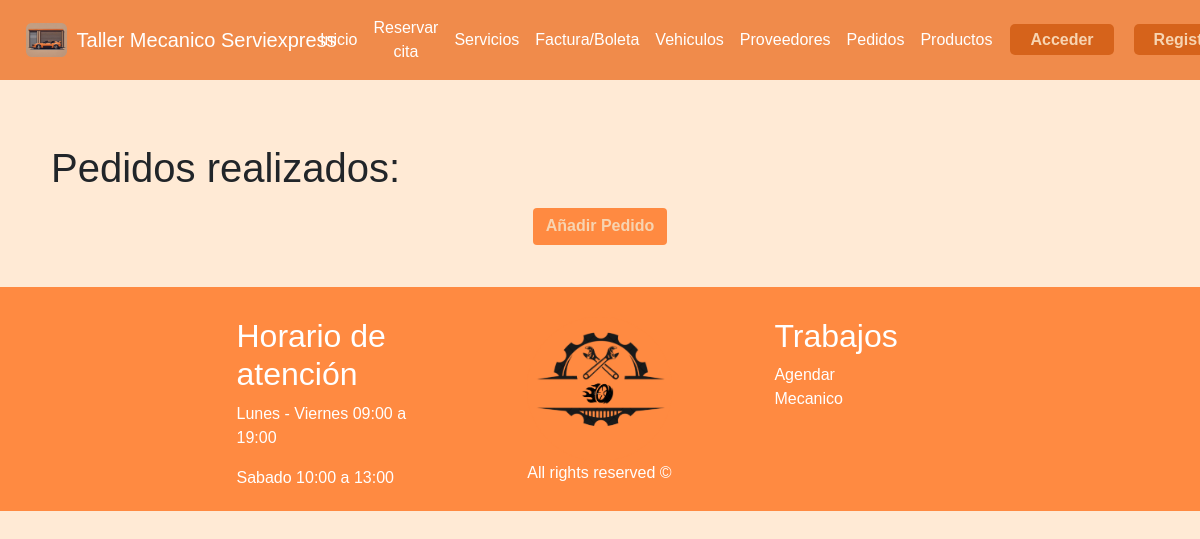
The page /pedidos on the database as committed earlier.
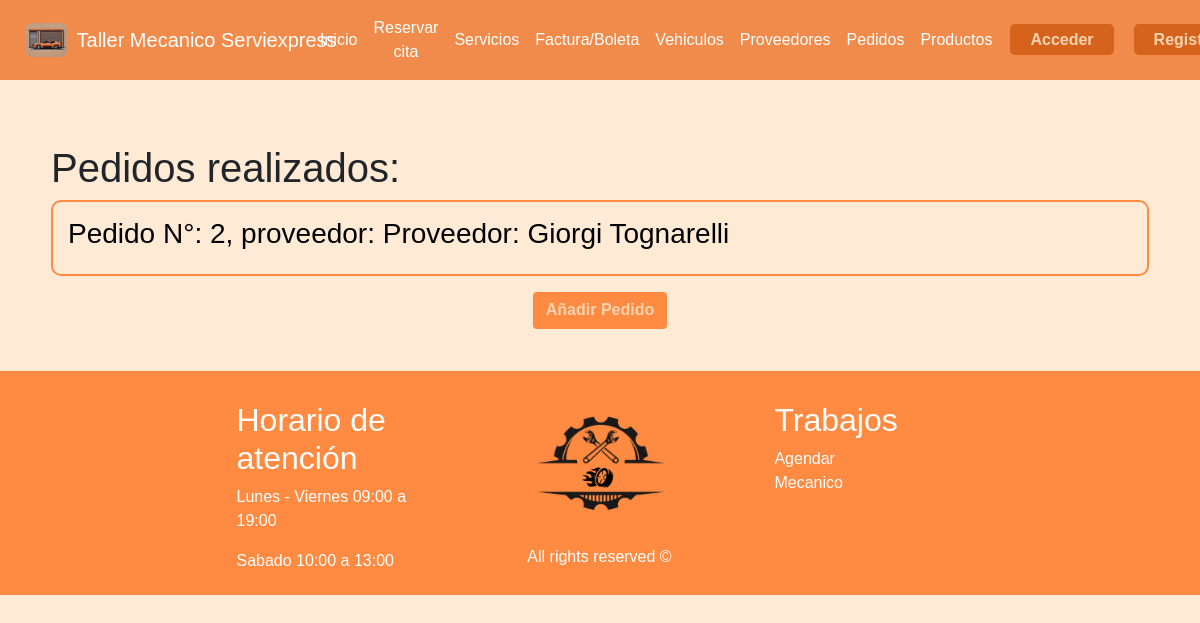
The same page on the database as committed later.
### taller/models.py (models this page shows, shortened)
class Pedido(models.Model):
    num_orden = models.AutoField(primary_key=True)
    fecha_pedido = models.DateTimeField(auto_now_add=True)
    cant_prod = models.IntegerField()
    detalle_prod = models.TextField(max_length=400)
    proveedor = models.ForeignKey(Proveedor, on_delete=models.CASCADE)
    empleado = models.ForeignKey(Empleado, on_delete=models.CASCADE)

class Proveedor(models.Model):
    id_prov = models.AutoField(primary_key=True)
    pnom_prov = models.CharField(max_length=20)
    snom_prov = models.CharField(max_length=20)
    appaterno_prov = models.CharField(max_length=20)
    apmaterno_prov = models.CharField(max_length=20)
    rubro = models.CharField(max_length=40)
    correo_prov = models.CharField(max_length=60)
    telefono_prov = models.IntegerField()
    def __str__(self):
        return "Proveedor: " + self.pnom_prov + " " + self.appaterno_prov

### taller/views.py (the view)
# urls.py: path('pedidos', views.pedidos, name='pedidos'),
def pedidos(request):
    cliente = Cliente.objects.filter(rut_cli=request.user.username).first()
    empleado = Empleado.objects.filter(rut_emp=request.user.username).first()
    rol = ""
    if cliente:
        rol = "Cliente"
    else:
        rol = "Empleado"
    pedidos = Pedido.objects.all()
    return render(
        request,
        "pedidos.html",
        {"pedidos": pedidos, "cliente": cliente, "empleado": empleado},
    )

### taller/templates/pedidos.html
{% extends 'hnf.html' %}
{% load static %}
{% block content %}
<head>
  <link rel="stylesheet" href="{% static 'css/crud.css' %}" />
</head>
<div class="container">
  <h1> Pedidos realizados: </h1>
  <ul style="list-style: none;">
    {% for pedido in pedidos %}
    <li id="listar">
      <a href="{% url 'update_pedido' pedido.num_orden %}">
        <h3>Pedido N°: {{ pedido.num_orden }}, proveedor: {{ pedido.proveedor }}</h3>
      </a>
    </li>
    {% endfor %}
  </ul>
  <ul class="buttons">
    <li>
      <a class="btn" href="/create/pedido"><b>Añadir Pedido</b></a>
    </li>
  </ul>
</div>
{% endblock %}

Rows that differ between the two databases and show on the page:
added Pedido: num_orden "2", proveedor "Proveedor: Giorgi Tognarelli"
